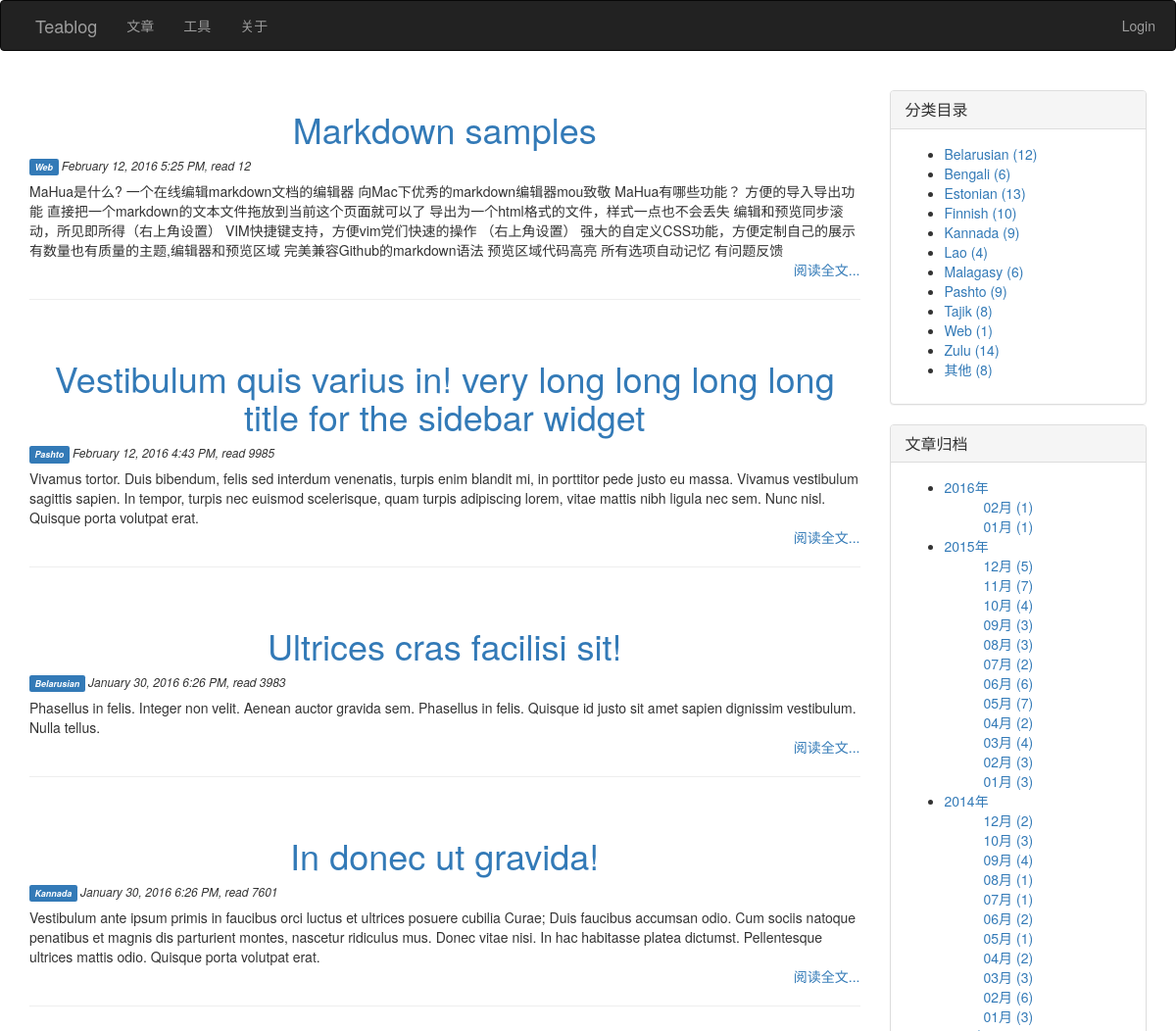
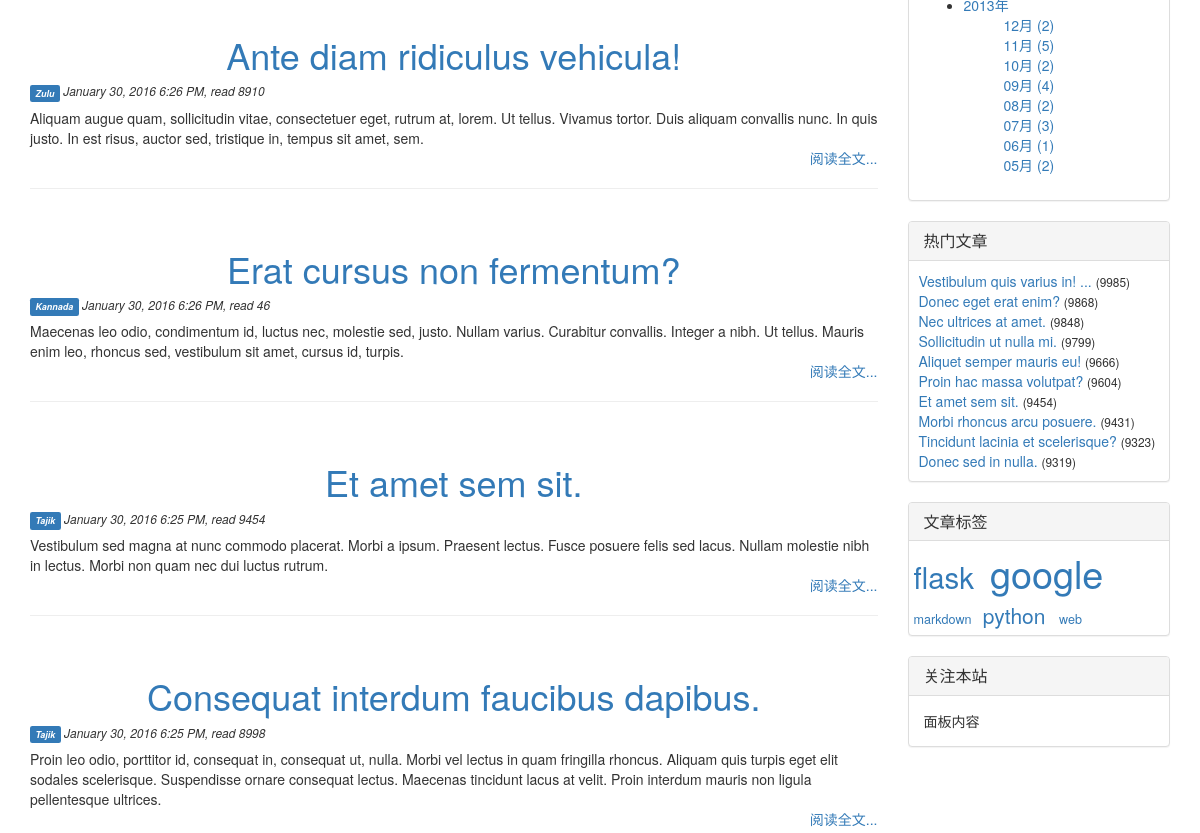
Before: / (upper part) with the older database file (2 pictures, top to bottom).
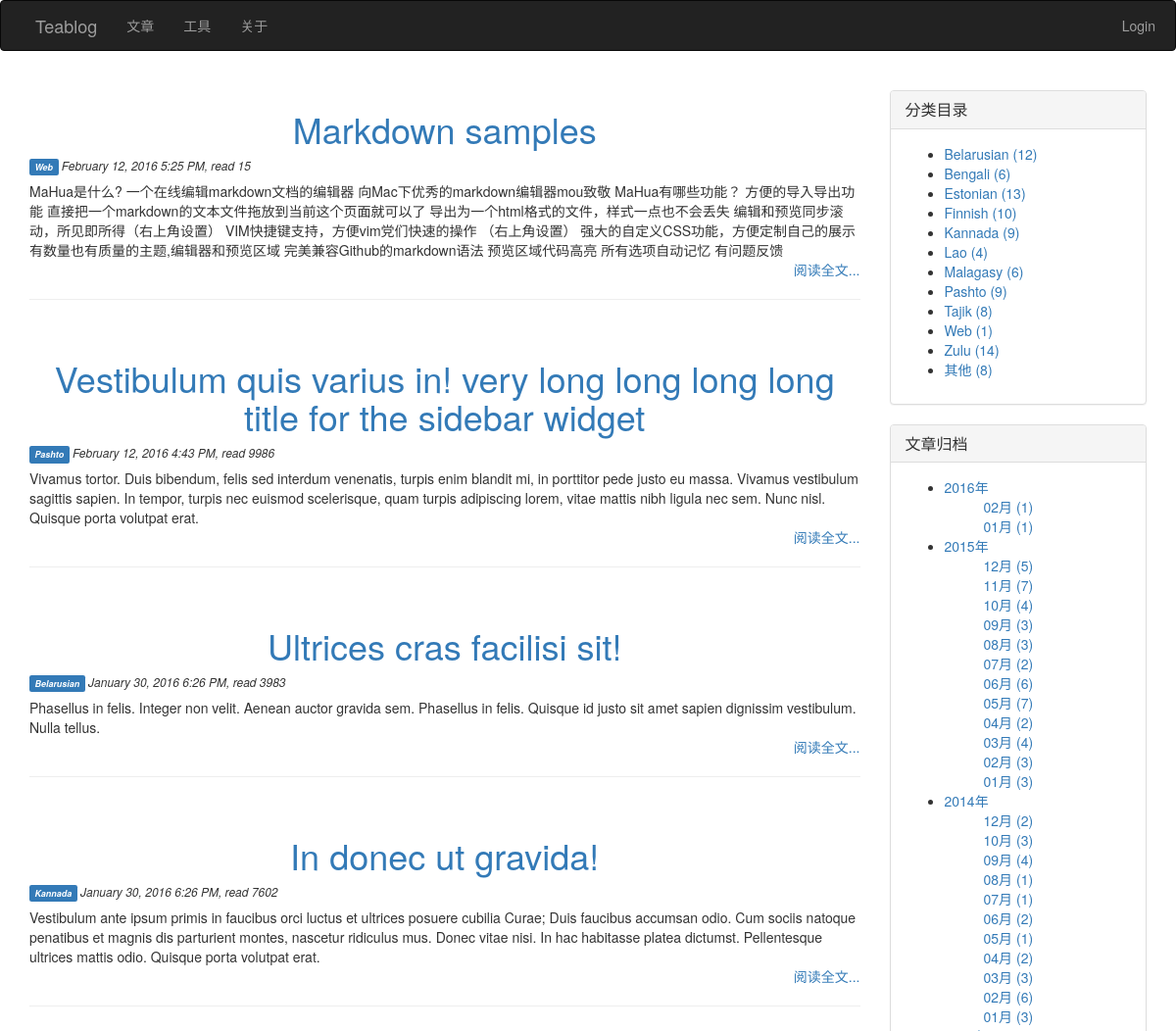
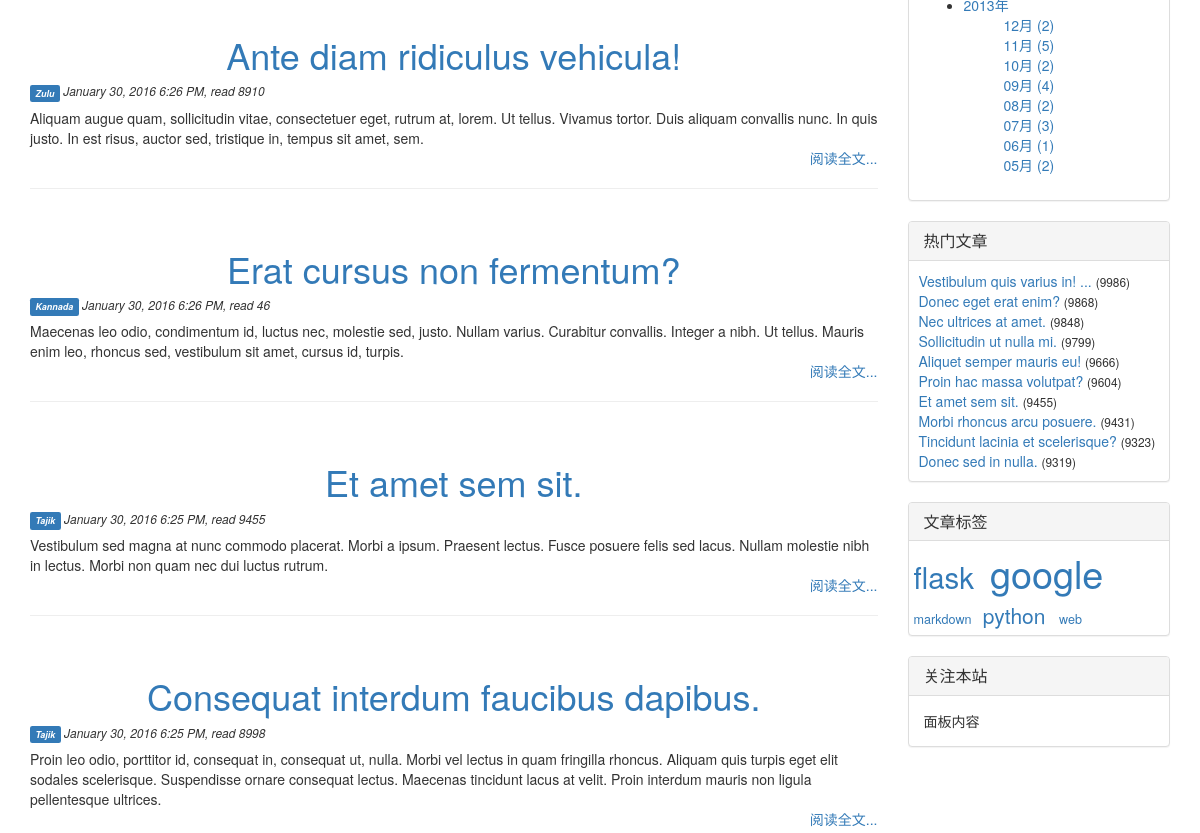
After: the same page with the newer database file (2 pictures, top to bottom).
### index.py (models this page shows, shortened)
class Article(db.Model):
    __tablename__ = 'articles'
    id = db.Column(db.Integer, primary_key=True)
    title = db.Column(db.Unicode(128), unique=True, index=True, nullable=False)
    content = db.Column(db.UnicodeText) # plain-text or markdown
    content_html = db.Column(db.UnicodeText) # html
    content_pre = db.Column(db.UnicodeText) # several top lines for preview in 'index' page
    content_size = db.Column(db.Integer)
    time_created = db.Column(db.DateTime, index=True, default=datetime.now())
    time_modified = db.Column(db.DateTime, index=True, default=datetime.now())
    read_count = db.Column(db.Integer)
    private = db.Column(db.Boolean) # non-public, or hidden
    category_id = db.Column(db.Integer, db.ForeignKey('categories.id'))
    series_id = db.Column(db.Integer, db.ForeignKey('series.id'), nullable=True) # could be null
    tags = db.Column(db.Unicode(256), index=True, nullable=True) # space separated tag worlds

class Category(db.Model):
    __tablename__ = 'categories'
    id = db.Column(db.Integer, primary_key=True)
    name = db.Column(db.Unicode(32), unique=True, index=True, nullable=False)
    articles = db.relationship('Article', backref='category', lazy='dynamic')

### index.py (the view)
@app.route('/')
def index():
    page = request.args.get('page', 1, type=int)
    pagination = Article.query.order_by(Article.time_modified.desc()).paginate(
                    page, per_page=app.config['TEABLOG_ARTICLES_PER_PAGE'], error_out=True)
    articles = pagination.items
    return render_template('index.html', articles=articles, pagination=pagination)

### index.py (called while the page is built)
def update_tags_cache(articles=None, reverse=False):
    tags = {}
    if not articles:
        articles = Article.query.order_by(Article.title).all()
    for article in articles:
        if not article.tags:
            continue
        for tag in article.tags.split():
            tags.setdefault(tag, set())
            tags[tag].add(article)
    return sorted(tags.items(), reverse=reverse) # _list_ of item: ('tag', {art1, art2, ...})

### templates/index.html (shortened to what this page needs)
{% extends 'base.html' %}
{% block page_content %}
{% for article in articles %}
<div class="post">
	<h1 class="post-title text-center"><a href="{{ url_for('article', id=article.id) }}">{{ article.title }}</a></h1>
    <p class="date">
        <h6>
            <em>
                <a href="{{ url_for('articles', by='category') }}#{{ article.category.name }}">
                    <span class="label label-primary">{{ article.category.name }}</span>
                </a>
                {{ moment(article.time_modified).format('LLL') }}, read {{ article.read_count }}
            </em>
        </h6>
    </p>
	<div class="post_body">
        {% if article.content_pre %}
            {{ article.content_pre|striptags }}
        {% elif article.content_html %}
            {{ article.content_html|striptags }}
        {% else %}
            {{ article.content }}
        {% endif %}
    </div>
    <p class="text-right"><a href="{{ url_for('article', id=article.id) }}">阅读全文...</a></p>
    <hr><br>
</div>
{% endfor %}
{% endblock %}

### templates/_macros.html (shortened to what this page needs)
{% macro widget_category(data, endpoint) %}
<div class="panel panel-default">
    <div class="panel-heading">
        <h3 class="panel-title">分类目录</h3>
    </div>
    <div class="panel-body">
        <ul>
            {% for category, num in data.items() %}
                <li>
                    <a href="{{ url_for(endpoint, by='category') }}#{{ category.name }}">
                        {{ category.name }} ({{ num }})
                    </a>
                </li>
            {% endfor %}
        </ul>
    </div>
</div>
{% endmacro %}
{% macro widget_archive(data, endpoint) %}
<div class="panel panel-default">
    <div class="panel-heading">
        <h3 class="panel-title">文章归档</h3>
    </div>
    <div class="panel-body">
        <ul>
            {% for year, months in data.items() %}
            <li>
                <a href='#'>{{ year }}年</a>
                {% for month, num in months.items() %}
                <ul>
                    <li style="list-style-type: none">
                        <a href="{{ url_for(endpoint, by='time_created') }}#{{ year }}-{{ month }}">
                            {{ "%02d"|format(month) }}月 ({{ num }})
                        </a>
                    </li>
                </ul>
                {% endfor %}
            </li>
            {% endfor %}
        </ul>
    </div>
</div>
{% endmacro %}
{% macro widget_popular(data, endpoint) %}
<div class="panel panel-default">
    <div class="panel-heading">
        <h3 class="panel-title">热门文章</h3>
    </div>
    <div class="panel-body" style="padding: 10px 5px 10px 10px;">
        {% for article in data %}
        <a href="{{ url_for(endpoint, id=article.id) }}">{{ article.title|truncate(30, True) }}</a> <small>({{ article.read_count }})</small><br>
        {% endfor %}
    </div>
</div>
{% endmacro %}
{% macro widget_tags(data, endpoint) %}
    {% set num_min, num_max = data[0] %}
    {% set font_min, font_max = (90, 270) %}
    {% if num_min == num_max or num_min == -1 %}
    {%      set size_delta = 0 %}
    {% else %}
    {%      set size_delta = ((font_max - font_min) // (num_max - num_min)) %}
    {% endif %}
<div class="panel panel-default">
    <div class="panel-heading">
        <h3 class="panel-title">文章标签</h3>
    </div>
    <div class="panel-body" style="padding: 5px;">
        {% for tag_data in data[1:] %}
        <a href="{{ url_for(endpoint, by='tag') }}#{{ tag_data[0] }}">
            <span style="font-size:{{ (tag_data[1] - num_min) * size_delta + font_min }}%">{{ tag_data[0] }}<span>
        </a>&nbsp;
        {% endfor %}
    </div>
</div>
{% endmacro %}

Changed rows visible on the page:
changed Article "Markdown samples": read_count "12" → "15"
changed Article "Vestibulum quis varius in! very long long long long title for the sidebar widget": read_count "9985" → "9986"
changed Article "In donec ut gravida!": read_count "7601" → "7602"
changed Article "Et amet sem sit.": read_count "9454" → "9455"
